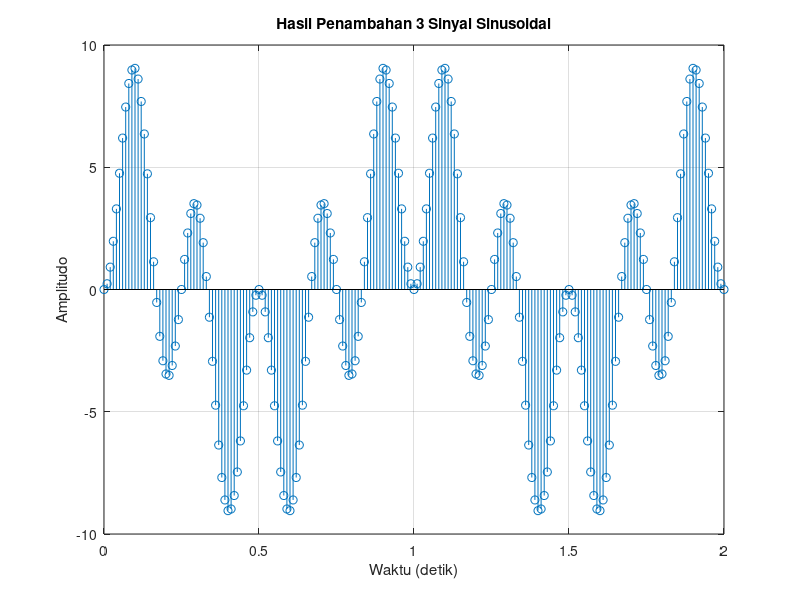
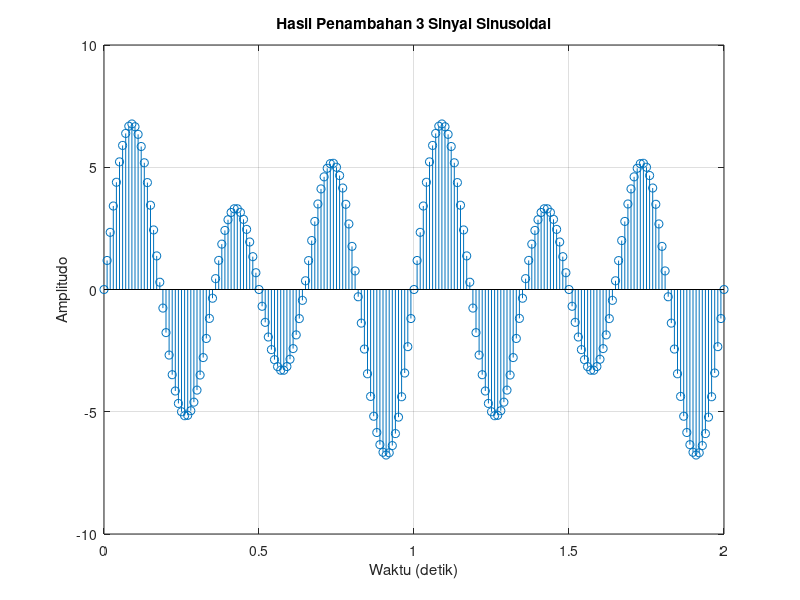
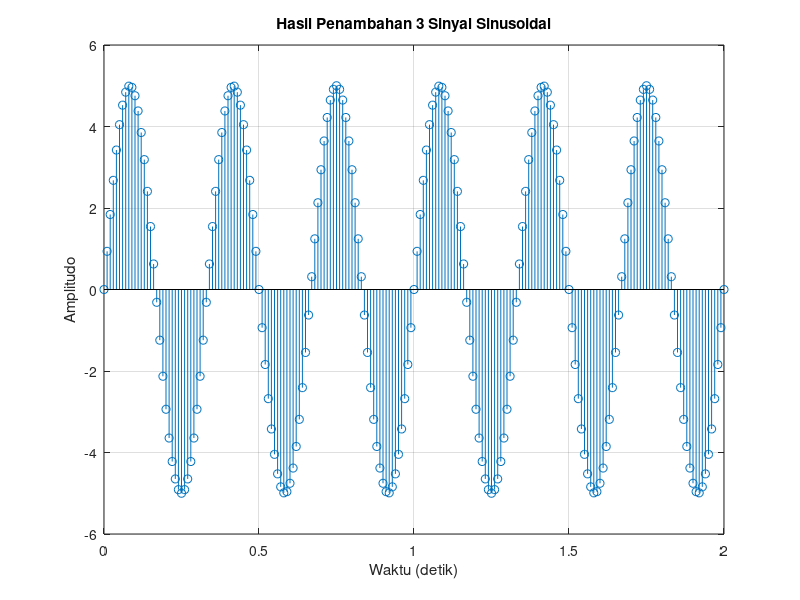
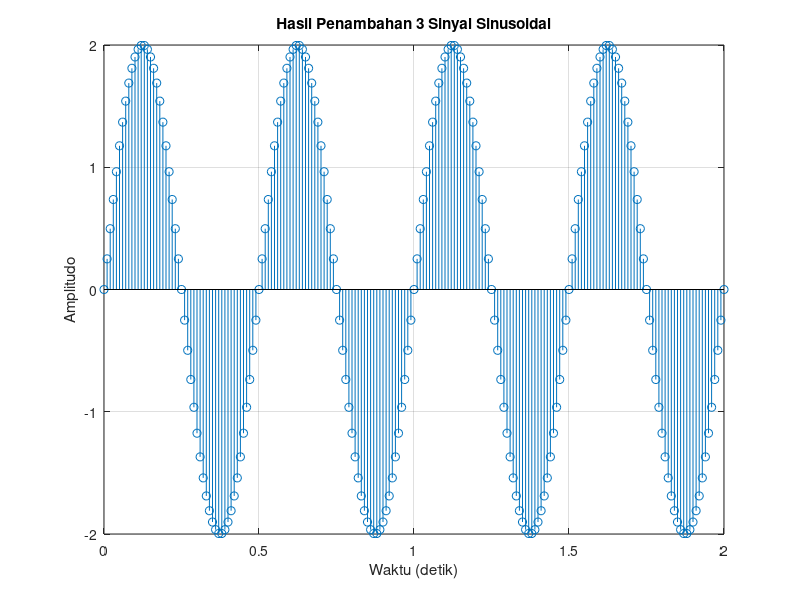

The MATLAB source for these figures, in order:
%2010952054 - Jimmy Nelson
%2110952028 - Mutiara Ali
%2110952001 - Muhammad Reval
%2110953005 - Muhammad Zaky Kurnia

% Parameter sinyal sinus 1
a1 = 5; %Nim dari 2010952054 - Jimmy Nelson
f1 = 3; %Nim dari 2110952001 - Muhammad Reval
durasi = 2;

% Parameter sinyal sinus 2
a2 = 2; %Nim dari 2110952028 - Mutiara Ali
f2 = 2; %Nim dari 2110952001 - Muhammad Reval


% Parameter sinyal sinus 3
a3 = 2; %Nim dari 2110953005 - Muhammad Zaky Kurnia
f3 = 5; %Nim dari 2010952054 - Jimmy Nelson

fs = 100;
Ts = 1/fs;

% Waktu Sinyal
t = 0:Ts:durasi;


% Membuat tiga sinyal sinusoidal
sinyal_sinus1 = a1 * sin(2*pi*f1 * t);
sinyal_sinus2 = a2 * sin(2*pi*f2 * t);
%sinyal_sinus3 = a3 * sin(2*pi*f3 * t);

% Menambahkan ketiga sinyal sinusoidal
sinyal_total = sinyal_sinus1 + sinyal_sinus2 ;
sinyal_total2 = sinyal_sinus1 .* sinyal_sinus2 ;


% Menampilkan plot ketiga sinyal dan hasil penambahan
figure;

stem(t, sinyal_total2);
title('Hasil Penambahan 3 Sinyal Sinusoidal');
xlabel('Waktu (detik)');
ylabel('Amplitudo');
grid on;
figure;

stem(t, sinyal_total);
title('Hasil Penambahan 3 Sinyal Sinusoidal');
xlabel('Waktu (detik)');
ylabel('Amplitudo');
grid on;

figure;

stem(t, sinyal_sinus1);
title('Hasil Penambahan 3 Sinyal Sinusoidal');
xlabel('Waktu (detik)');
ylabel('Amplitudo');
grid on;

figure;

stem(t, sinyal_sinus2);
title('Hasil Penambahan 3 Sinyal Sinusoidal');
xlabel('Waktu (detik)');
ylabel('Amplitudo');
grid on;